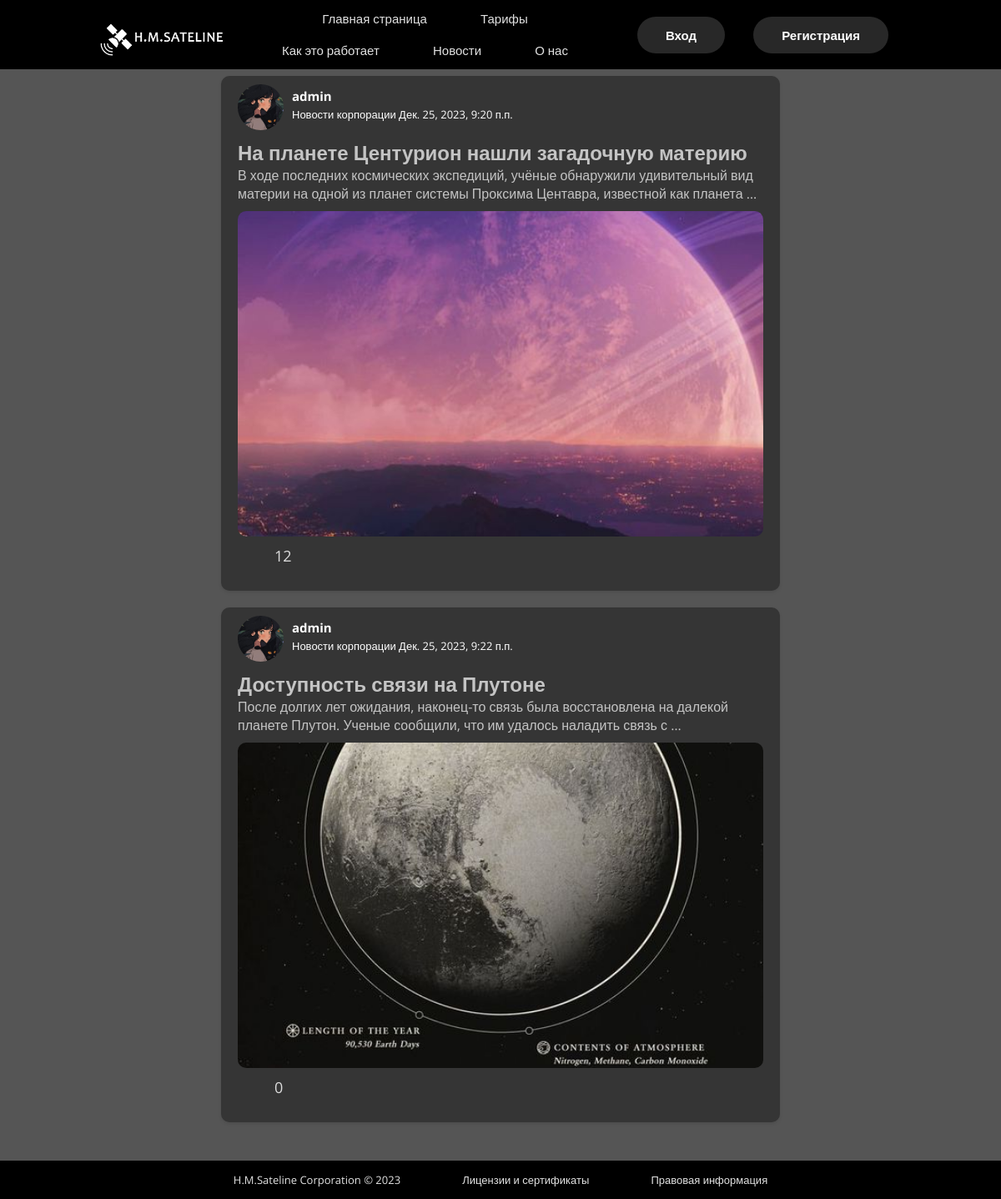
The page /news/ on the database as committed earlier.
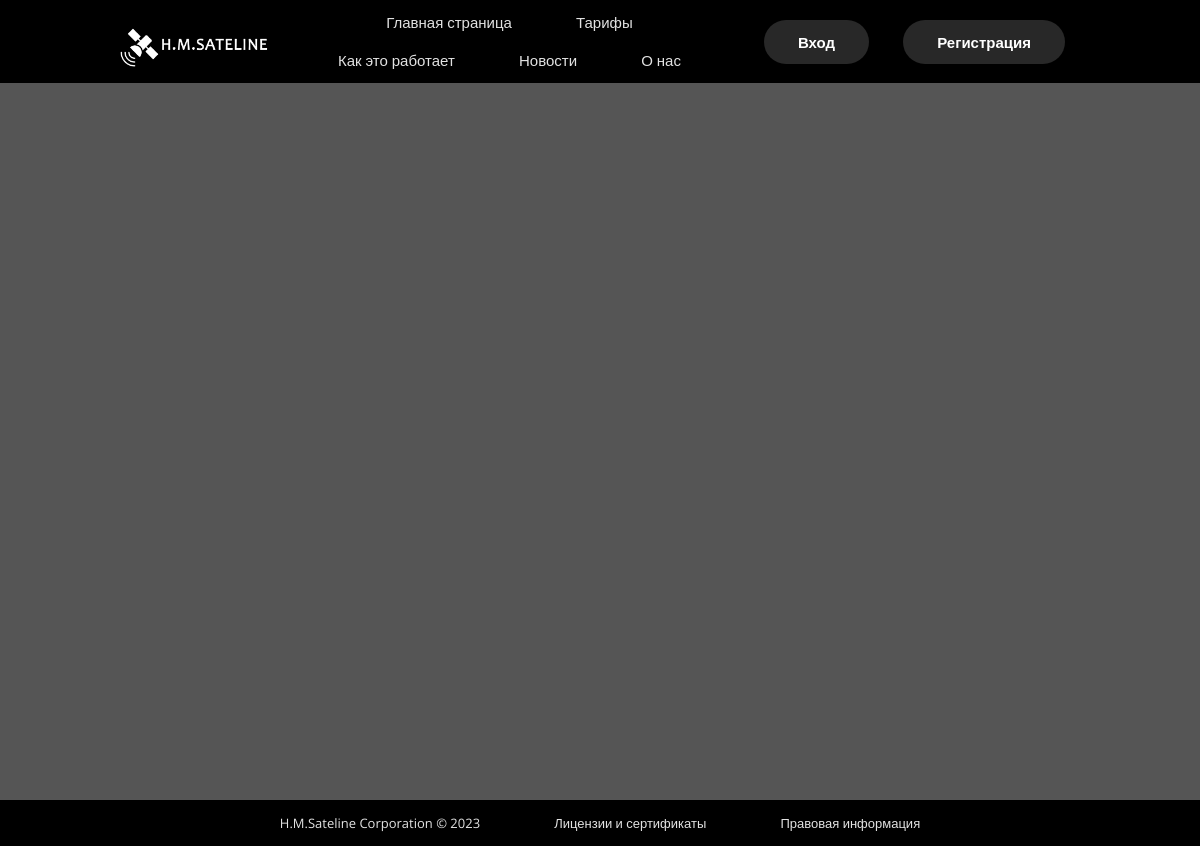
The same page on the database as committed later.
### news/models.py (models this page shows, shortened)
class News(models.Model):
    title = models.CharField(max_length=128, verbose_name='Название новости')
    text = models.CharField(max_length=5000, verbose_name='Текст новости')
    created_at = models.DateTimeField(auto_now_add=True)
    modified_at = models.DateTimeField(null=True, blank=True, auto_now=True)
    author = models.ForeignKey(
        settings.AUTH_USER_MODEL,
        on_delete=models.CASCADE,
    )
    image = models.ImageField('Картинка', upload_to='post_image', blank=True)
    category = models.ForeignKey(
        Category,
        verbose_name='Категория',
        on_delete=models.SET_NULL,
        null=True,
        related_name='category'
    )
    class Meta:
        ordering=('created_at',)
        verbose_name_plural = 'Новости'
        verbose_name = 'Новость'

class Category(models.Model):
    title = models.CharField(
        verbose_name='Заголовок',
        max_length=256
    )
    description = models.TextField(
        verbose_name='Описание',
    )
    slug = models.SlugField(
        verbose_name='Идентификатор',
        help_text=('Идентификатор страницы для URL; разрешены символы '
                   'латиницы, цифры, дефис и подчёркивание.'),
        unique=True
    )
    class Meta:
        verbose_name = 'категория'
        verbose_name_plural = "Категории"
    def __str__(self):
        return self.title

### personal/models.py (models this page shows)
class CustomUser(AbstractUser):
    MAN = 'Муж.'
    WOMAN = 'Жен.'
    SHREK = 'Шрек'
    SEXS = [
        (MAN, 'Мужчина'),
        (WOMAN, 'Женщина'),
        (SHREK, 'Шрек'),
    ]
    sex = models.CharField(
        'Пол',
        max_length=5,
        choices=SEXS,
        default=SHREK,
    )
    avatar = models.ImageField(
        'Аватар',
        blank=True,
        null=True,
        upload_to='avatars/',# Изменено на upload_to с путем к папке 'avatars/'
        default='defaults/default-avatar.jpg',
    )

### news/views.py (the view)
# urls.py: path('', views.NewsListView.as_view(), name='news-list'),
class NewsListView(ListView):
    model = News
    template_name = 'news/list.html'
    def get_queryset(self):
        return self.model.objects.prefetch_related(
            'comment_set'
        ).annotate(
            comment_count=Count('comment')
        )[:settings.NEWS_COUNT_ON_HOME_PAGE]

### templates/news/list.html (shortened to what this page needs)
{% extends "base.html" %}
{% load static %}
{% block content %}
    <section class="container-news">
    {% for news in news_list  %}
        <div class="news-item">
            <div class="news-author-container">
                <div class="news-author-img">
                    <img src={{ news.author.avatar.url }} alt="Профиль пользователя" class="avatar-image">
                </div>
                <div class="news-author-category-date">
                    <div class="news-author-username">
                        <p><a href="{% url "personal:personal-detail" news.author.id %}">{{ news.author.username }}</a></p>
                    </div>
                    <div class="news-category-date">
                        <p>{{ news.category }}</p>
                        <p>&nbsp;</p>
                        <p>{{ news.created_at }}</p>
                    </div>
                </div>
            </div>
            <div class="news-text-container">
                <a href="{% url "news:news-detail" news.id %}">
                    <h2 class="news-title">{{ news.title }}</h2>
                    <p class="news-content">
                        {{ news.text|truncatewords:20 }}
                    </p>
                    <div class='news-image-container'>
                        <img src="{{ news.image.url }}" alt="{{ news.title }}">
                    </div>
                </a>
            </div>
            <div class="news-reaction-container">
                <a href="{% url "news:news-detail" news.id %}">
                <button class="news-reaction-button">
                    <div class="news-comment-button">
                        <ion-icon name="chatbox-outline"></ion-icon>
                        <p>{{ news.comment_count }}</p>
                    </div>
                </button>
                </a>
            </div>
        </div>
    {% endfor %}
    </section>
{% endblock %}

### templates/base.html (shortened to what this page needs)
{% load static %}
<html lang="en">
<head>
    <link rel="stylesheet" href={% static "css/style.css" %}>
    <link rel="stylesheet" type="text/css" href="{% static 'slick/slick/slick.css' %}"/>
    <link rel="stylesheet" type="text/css" href="{% static 'slick/slick/slick-theme.css' %}"/>
</head>
<body class="body">
    {% include "includes/header.html" %}
    {% block content %}
    {% endblock content %}
    {% include "includes/footer.html" %}
</body>
</html>

### templates/includes/header.html
{% load static %}
<section class="header">
    <nav class="nav">
        <div class="nav-image">
            <a href="{% url "home:homepage" %}"><img src={% static "img/logotype.png" %}></a>
        </div>
        <div class="nav-links">
            <ul>
                <li><a href="{% url "home:homepage" %}">Главная страница</a></li>
                <li><a href="{% url "plans:plans-list" %}">Тарифы</a></li>
                <li><a href="{% url "plans:lika" %}">Как это работает</a></li>
                <li><a href="{% url "news:news-list" %}">Новости</a></li>
                <li><a href="#">О нас</a></li>
            </ul>
        </div>
        <div class="authorization-form">
            <ul>
                {% if user.is_authenticated %}
                    {% if perms.news.add_news %}
                        <li><a href="{% url "news:news-add" %}">Добавить новость</a></li>
                    {% endif %}
                <li><a href="{% url "personal:personal-detail" user.id %}">{{ user.username }}</a></li>
                <li><a href="{% url 'logout' %}">Выйти</a></li>
                {% else %}
                <li><a href="{% url 'login' %}">Вход</a></li>
                <li><a href="{% url 'registration' %}">Регистрация</a></li>
                {% endif %}
            </ul>
        </div>
    </nav>
</section>

### templates/includes/footer.html
<section class="footer">
    <nav class="foot-links">
        <ul>
            <li><a href="index.html">H.M.Sateline Corporation © 2023</a></li>
            <li><a href="#">Лицензии и сертификаты</a></li>
            <li><a href="#">Правовая информация</a></li>
        </ul>
    </nav>
</section>

### static_dev/css/style.css (style rules this page uses)
* { margin: 0; padding: 0; font-family: 'Open Sans', sans-serif; text-decoration: none; scroll-behavior: smooth; }
.header { background-color: #000; overflow: hidden; position: fixed; top: 0; z-index: 100; width: 100%; }
.body { background-image: url(../img//background-second.png); background-size: cover; }
.nav { display: flex; padding: 0.3% 10%; justify-content: space-between; align-items: center; }
.nav-image img { width: 150px; height: auto; filter: brightness(0) invert(1); margin-top: 12px; }
.nav-links { flex: 1; text-align: center; }
.nav-links ul li { list-style: none; display: inline-block; padding: 8px 30px; position: relative; }
.nav-links ul li a { color: #e2e2e2; text-decoration: none; font-size: 15px; }
.nav-links ul li::after { content: ''; width: 0%; height: 2px; background: #09cff8; display: block; margin: auto; transition: 0.5s; }
.authorization-form { text-align: right; }
.authorization-form ul li { list-style: none; display: inline-block; padding: 8px 15px; position: relative; }
.authorization-form ul li a { color: #ffffff; text-decoration: none; font-size: 15px; border-radius: 100px; padding: 12px 34px; background: #ffffff28; position: relative; font-weight: 600; }
.footer { background-color: black; display: flex; position: static; width: 100%; bottom: 0px; justify-content: center; align-items: center; }
.foot-links { display: flex; padding: 0.5% 10%; justify-content: center; align-items: center; }
.foot-links ul li { display: inline-block; padding: 8px 35px; position: relative; }
.foot-links ul li a { color: #e2e2e2; text-decoration: none; font-size: 13px; }
.container-news { min-height: 100vh; overflow: hidden; background-color: #222222c4; display: flex; flex-direction: column; justify-content: center; }

Rows that differ between the two databases and show on the page:
removed News: author.avatar (picture), author.username "admin", category "Новости корпорации", created_at "Дек. 25, 2023, 9:20 п.п.", title "На планете Центурион нашли загадочную материю", text "В ходе последних космических экспедиций, учёные обнаружили удивительный вид материи на одной из планет системы Проксима Центавра, известной как планета …", image (picture), comment_count "12"
removed News: author.avatar (picture), author.username "admin", category "Новости корпорации", created_at "Дек. 25, 2023, 9:22 п.п.", title "Доступность связи на Плутоне", text "После долгих лет ожидания, наконец-то связь была восстановлена на далекой планете Плутон. Ученые сообщили, что им удалось наладить связь с …", image (picture), comment_count "0"
